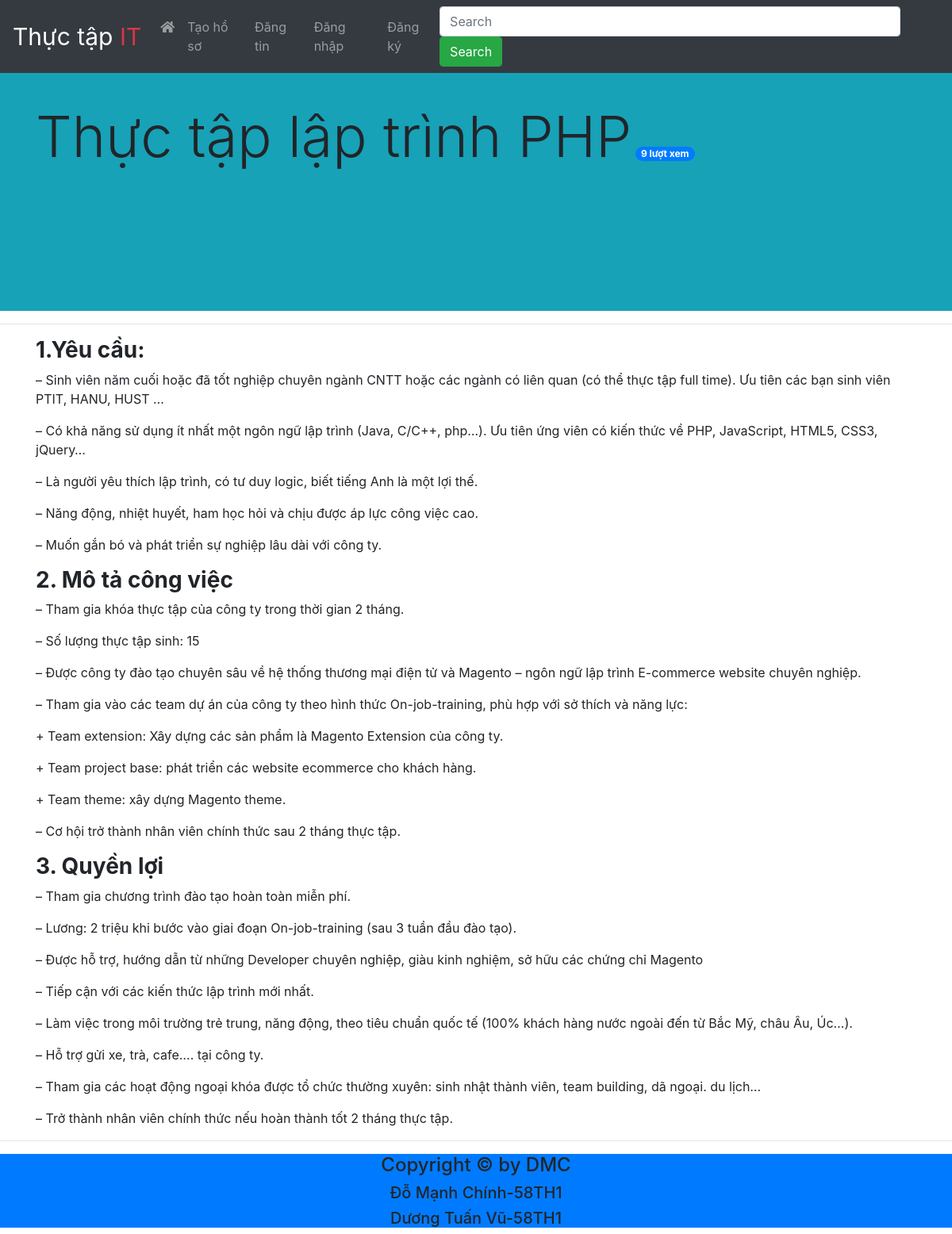
The page /Sources/index.php?controller=pages&action=detail&idEmp=6 on the database its author committed.
### tables this page shows
CREATE TABLE `job_posting` (
  `id` int(10) NOT NULL,
  `id_employer` int(10) DEFAULT NULL,
  `time_post` datetime DEFAULT NULL,
  `title` varchar(100) DEFAULT NULL,
  `work_place` varchar(100) DEFAULT NULL,
  `job_skills` varchar(100) DEFAULT NULL,
  `type_work` varchar(100) DEFAULT NULL,
  `deadline` date DEFAULT NULL,
  `content_job` longtext,
  `num_click` int(10) DEFAULT '0'
);

### Sources/controllers/c_pages.php (called while the page is built, shortened)
<?php
require_once('models/m_job_posting.php');
class PagesController extends BaseController {
    public $data = array();
    public function detail() {
        $idEmp = $_GET['idEmp'];
        $this->data['detail_job'] = JobPosting::getContentJob($idEmp);
        $this->render('detail_job', $this->data);
    }
}

### Sources/routes.php (called while the page is built, shortened)
<?php
$controller = new $klass;
$controller->$action();

### Sources/index.php (called while the page is built, shortened)
<?php
require_once('connection.php');
require_once('routes.php');

### Sources/Connection.php (called while the page is built, shortened)
<?php
class Database {
    private static $conn = NULl;
    public static function getConnection() {
        if (!isset(self::$conn)) {
            try {
                self::$conn = mysqli_connect('localhost','root', '', 'searchjobit');
            } catch (Exception $ex) {
                die($ex->getMessage());
            }
        }
        return self::$conn;
    }
}
?>

### Sources/models/m_job_posting.php (called while the page is built, shortened)
<?php
require_once('connection.php');
class JobPosting {
    public static function getContentJob($id) {
        $sql = "SELECT * from job_posting WHERE id='$id'";
        try {
            $result = mysqli_query(Database::getConnection(), $sql);
            $data = mysqli_fetch_assoc($result);
            return $data;
        } catch (Exception $ex) {
            die($ex->getMessage());
        }
    }
}

### Sources/views/pages/detail_job.php (the view, shortened to what this page needs)
<?php require_once('views/layouts/navigatebar.php');?>
<div class="container-fluid bg-info" style="height:300px">
    <?php
        echo "
        <div class='container' style='line-height:200px'>
            <p>
                <span class='display-3'>$detail_job[title]</span>
                <span class='badge badge-primary badge-pill small'>$detail_job[num_click] lượt xem</span>
            </p>
        </div>
        <div></div>
        ";
    ?>
</div>
<hr>
<div class="container">
    <?php
    echo $detail_job['content_job'];
    ?>
</div>
<hr>

### Sources/assets/css/main.css (style rules this page uses)
* { margin: 0px; padding: 0px; }

### rows shown on the page
job_posting: title "Thực tập lập trình PHP", num_click "9", content_job "1.Yêu cầu: – Sinh viên năm cuối hoặc đã tốt nghiệp chuyên ngành CNTT hoặc các ngành có liên quan (có thể thực tập full time). Ưu tiên các bạn sinh viên PTIT, HANU, HUST … – Có khả năng sử dụng ít nhất một ngôn ngữ lập trình (Java, C/C++, php…). Ưu tiên ứng viên có kiến thức về PHP, JavaScript, HTML5, CSS3, jQuery… – Là người yêu thích lập trình, có tư duy logic, biết tiếng Anh là một lợi thế. – Năng động, nhiệt huyết, ham học hỏi và chịu được áp lực công việc cao. – Muốn gắn bó và phát triển sự nghiệp lâu dài với công ty. 2. Mô tả công việc – Tham gia khóa thực tập của công ty trong thời gian 2 tháng. – Số lượng thực tập sinh: 15 – Được công ty đào tạo chuyên sâu về hệ thống thương mại điện…"
